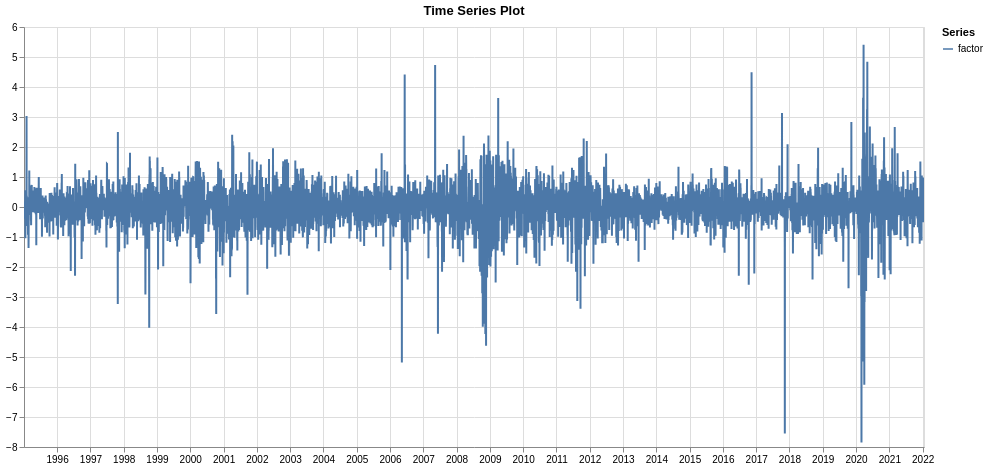

Notebook cell for this chart:
### Code cell
eda.plot_time_series_altair(factor_df)

### Figure 1 — Vega specification as saved in the notebook (floating-point values rounded to 4 significant figures; data arrays with more than 128 entries replaced by an {"elided": "..."} marker saying what was removed)
{"$schema": "https://vega.github.io/schema/vega/v5.json", "data": [{"name": "param_5_store"}, {"name": "param_6_store"}, {"name": "source_0", "values": {"elided": "9876 records"}, "transform": [{"type": "formula", "expr": "toDate(datum['Date'])", "as": "Date"}]}, {"name": "source_0_y_domain_Value", "values": [{"min": -7.849, "max": 5.412}]}, {"name": "source_0_color_domain_Variable", "values": [{"Variable": "factor"}]}], "signals": [{"name": "unit", "value": {}, "on": [{"events": "pointermove", "update": "isTuple(group()) ? group() : unit"}]}, {"name": "param_5_Variable_legend", "value": null, "on": [{"events": [{"source": "view", "markname": "Variable_legend_symbols", "type": "click"}, {"source": "view", "markname": "Variable_legend_labels", "type": "click"}, {"source": "view", "markname": "Variable_legend_entries", "type": "click"}], "update": "isDefined(datum.value) ? datum.value : item().items[0].items[0].datum.value", "force": true}, {"events": [{"source": "view", "type": "click"}], "update": "!event.item || !datum ? null : param_5_Variable_legend", "force": true}]}, {"name": "param_5", "update": "vlSelectionResolve(\"param_5_store\", \"union\", true, true)"}, {"name": "param_6", "update": "vlSelectionResolve(\"param_6_store\", \"union\")"}, {"name": "param_5_tuple", "update": "param_5_Variable_legend !== null ? {fields: param_5_tuple_fields, values: [param_5_Variable_legend]} : null"}, {"name": "param_5_tuple_fields", "value": [{"type": "E", "field": "Variable"}]}, {"name": "param_5_toggle", "value": false, "on": [{"events": {"merge": [{"source": "view", "type": "click"}]}, "update": "true"}]}, {"name": "param_5_modify", "on": [{"events": {"signal": "param_5_tuple"}, "update": "modify(\"param_5_store\", param_5_toggle ? null : param_5_tuple, param_5_toggle ? null : true, param_5_toggle ? param_5_tuple : null)"}]}, {"name": "param_6_Date", "on": [{"events": [{"source": "view", "type": "dblclick"}], "update": "null"}, {"events": {"signal": "param_6_translate_delta"}, "update": "panLinear(param_6_translate_anchor.extent_x, -param_6_translate_delta.x / width)"}, {"events": {"signal": "param_6_zoom_delta"}, "update": "zoomLinear(domain(\"x\"), param_6_zoom_anchor.x, param_6_zoom_delta)"}]}, {"name": "param_6_Value", "on": [{"events": [{"source": "view", "type": "dblclick"}], "update": "null"}, {"events": {"signal": "param_6_translate_delta"}, "update": "panLinear(param_6_translate_anchor.extent_y, param_6_translate_delta.y / height)"}, {"events": {"signal": "param_6_zoom_delta"}, "update": "zoomLinear(domain(\"y\"), param_6_zoom_anchor.y, param_6_zoom_delta)"}]}, {"name": "param_6_tuple", "on": [{"events": [{"signal": "param_6_Date || param_6_Value"}], "update": "param_6_Date && param_6_Value ? {unit: \"\", fields: param_6_tuple_fields, values: [param_6_Date,param_6_Value]} : null"}]}, {"name": "param_6_tuple_fields", "value": [{"field": "Date", "channel": "x", "type": "R"}, {"field": "Value", "channel": "y", "type": "R"}]}, {"name": "param_6_translate_anchor", "value": {}, "on": [{"events": [{"source": "scope", "type": "pointerdown"}], "update": "{x: x(unit), y: y(unit), extent_x: domain(\"x\"), extent_y: domain(\"y\")}"}]}, {"name": "param_6_translate_delta", "value": {}, "on": [{"events": [{"source": "window", "between": [{"source": "scope", "type": "pointerdown"}, {"source": "window", "type": "pointerup"}], "consume": true, "type": "pointermove"}], "update": "{x: param_6_translate_anchor.x - x(unit), y: param_6_translate_anchor.y - y(unit)}"}]}, {"name": "param_6_zoom_anchor", "on": [{"events": [{"source": "scope", "type": "wheel", "consume": true}], "update": "{x: invert(\"x\", x(unit)), y: invert(\"y\", y(unit))}"}]}, {"name": "param_6_zoom_delta", "on": [{"events": [{"source": "scope", "type": "wheel", "consume": true}], "update": "pow(1.001, event.deltaY * pow(16, event.deltaMode))", "force": true}]}, {"name": "param_6_modify", "on": [{"events": {"signal": "param_6_tuple"}, "update": "modify(\"param_6_store\", param_6_tuple, true)"}]}], "marks": [{"type": "group", "name": "pathgroup", "from": {"facet": {"data": "source_0", "name": "faceted_path_main", "groupby": ["Variable"]}}, "encode": {"update": {"width": {"field": {"signal": null, "datum": null, "group": "width", "parent": null}}, "height": {"field": {"signal": null, "datum": null, "group": "height", "parent": null}}}}, "marks": [{"type": "line", "name": "marks", "from": {"data": "faceted_path_main"}, "sort": {"field": "x"}, "encode": {"update": {"x": {"field": "Date", "scale": "x"}, "opacity": [{"value": 1, "test": "!length(data(\"param_5_store\")) || vlSelectionTest(\"param_5_store\", datum)"}, {"value": 0.12}], "stroke": {"field": "Variable", "scale": "color"}, "tooltip": {"signal": "{\"Date\": timeFormat(datum[\"Date\"], '%b %d, %Y'), \"Variable\": isValid(datum[\"Variable\"]) ? datum[\"Variable\"] : \"\"+datum[\"Variable\"], \"Value\": format(datum[\"Value\"], \"\")}"}, "y": {"field": "Value", "scale": "y"}, "defined": {"signal": "isValid(datum[\"Date\"]) && isFinite(+datum[\"Date\"]) && isValid(datum[\"Value\"]) && isFinite(+datum[\"Value\"])"}}}, "interactive": true, "style": ["line"], "clip": true}]}], "scales": [{"name": "x", "type": "time", "domain": {"data": "source_0", "field": "Date"}, "range": [0, {"signal": "width"}], "domainRaw": {"signal": "param_6[\"Date\"]"}}, {"name": "y", "type": "linear", "domain": [{"signal": "(data(\"source_0_y_domain_Value\")[0] || {}).min"}, {"signal": "(data(\"source_0_y_domain_Value\")[0] || {}).max"}], "range": [{"signal": "height"}, 0], "zero": true, "nice": true, "domainRaw": {"signal": "param_6[\"Value\"]"}}, {"name": "color", "type": "ordinal", "domain": {"data": "source_0_color_domain_Variable", "field": "Variable", "sort": true}, "range": "category"}], "axes": [{"scale": "x", "domain": false, "gridScale": "y", "maxExtent": 0, "orient": "bottom", "zindex": 0, "aria": false, "grid": true, "tickCount": {"signal": "ceil(width/40)"}, "ticks": false, "labels": false, "minExtent": 0}, {"scale": "y", "domain": false, "grid": true, "zindex": 0, "gridScale": "x", "tickCount": {"signal": "ceil(height/40)"}, "maxExtent": 0, "minExtent": 0, "ticks": false, "orient": "left", "aria": false, "labels": false}, {"scale": "x", "labelOverlap": true, "zindex": 0, "labelFlush": true, "grid": false, "tickCount": {"signal": "ceil(width/40)"}, "orient": "bottom"}, {"scale": "y", "grid": false, "zindex": 0, "orient": "left", "tickCount": {"signal": "ceil(height/40)"}, "labelOverlap": true}], "title": {"text": "Time Series Plot", "frame": "group"}, "padding": 5, "style": "cell", "width": 900, "legends": [{"title": "Series", "stroke": "color", "symbolType": "stroke", "encode": {"labels": {"name": "Variable_legend_labels", "interactive": true, "update": {"opacity": [{"test": "(!length(data(\"param_5_store\")) || (param_5[\"Variable\"] && indexof(param_5[\"Variable\"], datum.value) >= 0))", "value": 1}, {"value": 0.35}]}}, "symbols": {"name": "Variable_legend_symbols", "interactive": true, "update": {"opacity": [{"test": "(!length(data(\"param_5_store\")) || (param_5[\"Variable\"] && indexof(param_5[\"Variable\"], datum.value) >= 0))", "value": 1}, {"value": 0.35}]}}, "entries": {"name": "Variable_legend_entries", "interactive": true, "update": {"fill": {"value": "transparent"}}}}}], "background": "white", "height": 420}
